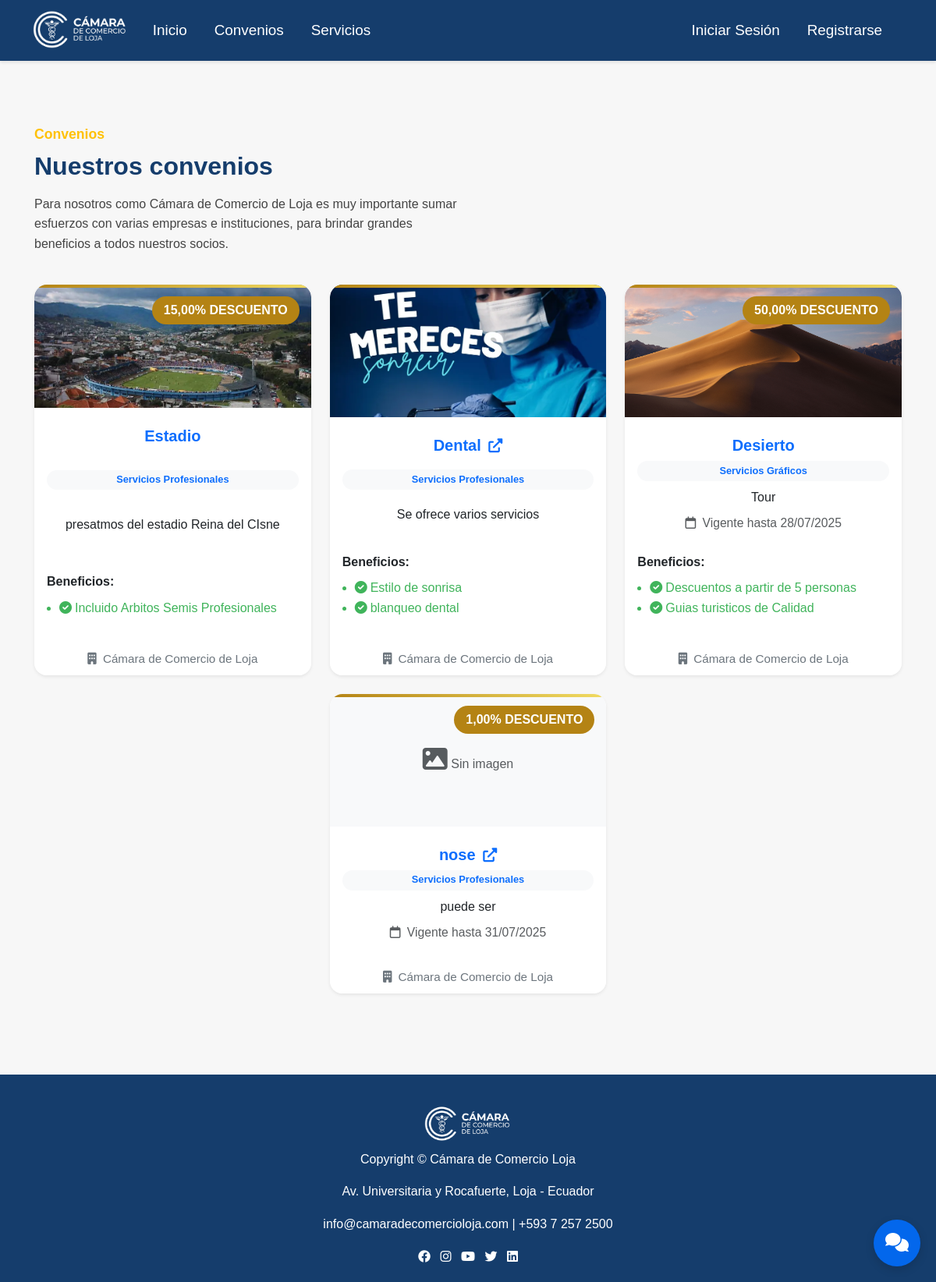
Screenshot of /convenios/ with the database file from the repository.
### camara/models.py (models this page shows, shortened)
class Convenio(models.Model):
    CATEGORIA_CHOICES = [
        ('financieros', 'Servicios Financieros'),
        ('turismo', 'Turismo y Hotelería'),
        ('profesionales', 'Servicios Profesionales'),
        ('graficos', 'Servicios Gráficos'),
    ]
    nombre = models.CharField(max_length=255)
    descripcion = models.TextField(null=True, blank=True)
    imagen = models.ImageField(upload_to='convenios/', null=True, blank=True)
    fecha_fin = models.DateField(null=True, blank=True)
    categoria = models.CharField(
        max_length=20,
        choices=CATEGORIA_CHOICES,
        default='financieros'
    )
    tiene_descuento = models.BooleanField(default=False)  # Nuevo campo
    porcentaje_descuento = models.DecimalField(max_digits=5, decimal_places=2, null=True, blank=True)  # Nuevo campo
    enlace = models.URLField("Enlace externo", null=True, blank=True)  # Nuevo campo

class Beneficio(models.Model):
    convenio = models.ForeignKey(Convenio, on_delete=models.SET_NULL, null=True)
    descripcion = models.TextField(null=True, blank=True)

### camara/views.py (the view)
# urls.py: path('convenios/', views.convenios, name='convenios'),
def convenios(request):
    convenios = Convenio.objects.all()
    return render(request, 'vista_publica/convenios.html', {'convenios': convenios})

### camara/template/vista_publica/convenios.html (shortened to what this page needs)
{% extends "master.html" %}
{% load static %}
{% block content %}
<div class="container mt-5">
    <div class="row align-items-center mb-4">
        <div class="col-md-6">
            <span class="convenios-subtitulo">Convenios</span>
            <h2 class="convenios-titulo mt-2">Nuestros convenios</h2>
            <p class="convenios-descripcion mt-3">
                Para nosotros como Cámara de Comercio de Loja es muy importante sumar esfuerzos con varias empresas e
                instituciones, para brindar grandes beneficios a todos nuestros socios.
            </p>
        </div>
    </div>
    <div class="row justify-content-center">
        {% for convenio in convenios %}
        <div class="col-md-4 mb-4 d-flex align-items-stretch">
            <div class="card shadow-sm h-100 w-100 border-0 rounded-4 card-convenio position-relative">
                {% if convenio.imagen %}
                <img src="{{ convenio.imagen.url }}" alt="{{ convenio.nombre }}" class="card-img-top rounded-top-4"
                    style="max-height:170px;object-fit:cover;">
                {% else %}
                <div class="card-img-top bg-light d-flex align-items-center justify-content-center rounded-top-4"
                    style="height:170px;">
                    <span class="text-muted"><i class="fas fa-image fa-2x"></i> Sin imagen</span>
                </div>
                {% endif %}
                {% if convenio.tiene_descuento and convenio.porcentaje_descuento %}
                <span class="discount-badge">{{ convenio.porcentaje_descuento }}% DESCUENTO</span>
                {% endif %}
                <div class="card-body text-center d-flex flex-column justify-content-between">
                    {% if convenio.enlace %}
                    <h5 class="card-title mt-2 fw-bold text-primary">
                        <a href="{{ convenio.enlace }}" target="_blank" style="text-decoration:none;color:inherit;">
                            {{ convenio.nombre }}
                            <i class="fas fa-external-link-alt ms-1" style="font-size:0.9em;"></i>
                        </a>
                    </h5>
                    {% else %}
                    <h5 class="card-title mt-2 fw-bold text-primary">{{ convenio.nombre }}</h5>
                    {% endif %}
                    <span class="badge bg-light text-primary mb-2">
                        {{ convenio.get_categoria_display }}
                    </span>
                    <p class="card-text mb-2">{{ convenio.descripcion }}</p>
                    {% if convenio.fecha_fin %}
                    <div class="text-muted mb-2" style="font-size:0.98em;">
                        <i class="fa-regular fa-calendar me-1"></i>
                        Vigente hasta {{ convenio.fecha_fin|date:"d/m/Y" }}
                    </div>
                    {% endif %}
                    {% with beneficios=convenio.beneficio_set.all %}
                    {% if beneficios %}
                    <div class="mt-3 text-start">
                        <strong>Beneficios:</strong>
                        <ul class="ps-3" style="margin-top:8px;">
                            {% for beneficio in beneficios %}
                            <li style="color:#40b45b;">
                                <i class="fas fa-check-circle me-1"></i>{{ beneficio.descripcion }}
                            </li>
                            {% endfor %}
                        </ul>
                    </div>
                    {% endif %}
                    {% endwith %}
                </div>
                <div class="card-footer bg-white border-0 text-center">
                    <span class="text-secondary" style="font-size:0.95em;">
                        <i class="fas fa-building me-1"></i> Cámara de Comercio de Loja
                    </span>
                </div>
            </div>
        </div>
        {% empty %}
        <div class="col-12">
            <div class="alert alert-info text-center">No hay convenios registrados.</div>
        </div>
        {% endfor %}
    </div>
</div>
{% endblock %}

### camara/static/css/style.css (style rules this page uses)
:root { --color-logo: #153D6C; --color-azul-brillante: #0367EC; --color-dorado: #B48314; --color-amarillo-claro: #F1DB62; --color-blanco: #FFFFFF; --color-gris-claro: #F8F9FA; --color-gris: #6C757D; --color-oscuro: #212529; }
* { margin: 0; padding: 0; box-sizing: border-box; }
body { font-family: 'Segoe UI', Tahoma, Geneva, Verdana, sans-serif; line-height: 1.6; color: var(--color-oscuro); background-color: var(--color-gris-claro); }
body { font-family: Arial, sans-serif; background: #f7f7f7; margin: 0; padding: 0; }
h2 { color: #003366; }
.card { border: none; border-radius: 15px; box-shadow: 0 4px 6px rgba(0,0,0,0.1); transition: all 0.3s ease; overflow: hidden; }
.card-convenio { position: relative; overflow: hidden; }
.card-convenio::before { content: ''; position: absolute; top: 0; left: 0; right: 0; height: 4px; background: linear-gradient(90deg, var(--color-dorado), var(--color-amarillo-claro)); }
.discount-badge { position: absolute; top: 15px; right: 15px; background-color: var(--color-dorado); color: var(--color-blanco); padding: 5px 15px; border-radius: 20px; font-weight: bold; }
.convenios-subtitulo { color: #ffc107; font-weight: 600; font-size: 1.1rem; }
.convenios-titulo { color: #153D6C; font-weight: bold; }
.convenios-descripcion { color: #444; font-size: 1rem; }
.badge { font-size: 0.8em; padding: 0.5em 1em; border-radius: 20px; }

### camara/static/css/Formularios.css (style rules this page uses)
:root { --color-logo: #153D6C; --color-azul-brillante: #0367EC; --color-dorado: #B48314; --color-amarillo-claro: #F1DB62; --color-blanco: #FFFFFF; --color-gris-claro: #F8F9FA; --color-gris: #6C757D; --color-oscuro: #212529; }

### camara/static/css/afiliacion_detalle.css (style rules this page uses)
:root { --color-logo: #153D6C; --color-azul-brillante: #0367EC; --color-dorado: #B48314; --color-amarillo-claro: #F1DB62; --color-blanco: #FFFFFF; --color-gris-claro: #F8F9FA; --color-gris: #6C757D; --color-oscuro: #212529; }

### camara/static/css/registro.css (style rules this page uses)
:root { --color-logo: #153D6C; --color-azul: #0367EC; --color-dorado: #B48314; --color-amarillo: #F1DB62; --color-blanco: #fff; --color-gris-claro: #F8F9FA; --color-gris: #E9ECEF; }

### rows the page displays
Convenio: imagen (picture), porcentaje_descuento "15,00", nombre "Estadio", categoria "Servicios Profesionales", descripcion "presatmos del estadio Reina del CIsne"
Beneficio: descripcion "Incluido Arbitos Semis Profesionales"
Convenio: imagen (picture), nombre "Dental", categoria "Servicios Profesionales", descripcion "Se ofrece varios servicios"
Beneficio: descripcion "Estilo de sonrisa"
Beneficio: descripcion "blanqueo dental"
Convenio: imagen (picture), porcentaje_descuento "50,00", nombre "Desierto", categoria "Servicios Gráficos", descripcion "Tour", fecha_fin "28/07/2025"
Beneficio: descripcion "Descuentos a partir de 5 personas"
Beneficio: descripcion "Guias turisticos de Calidad"
Convenio: imagen "Sin imagen", porcentaje_descuento "1,00", nombre "nose", categoria "Servicios Profesionales", descripcion "puede ser", fecha_fin "31/07/2025"
